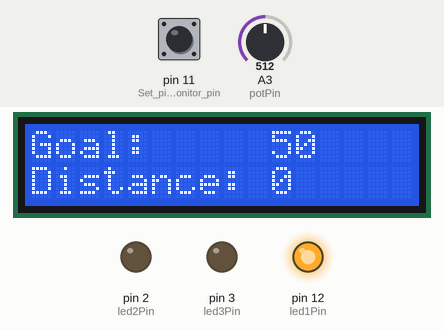
This sketch was run on a simulated Arduino Uno, built with avr-gcc and run on an emulated ATmega328P. Parts: 16×2 character LCD, output pins drawn as LEDs (lit = HIGH). Inputs (shaded band) come from the test bench; at power-on: A3 (potPin) = 512, pin 11 (Set_pin_3_as_monitor_pin) LOW.

Above: at 1.6 s.
1.7 s: A3 (potPin) set to 12
At 3.9 s:
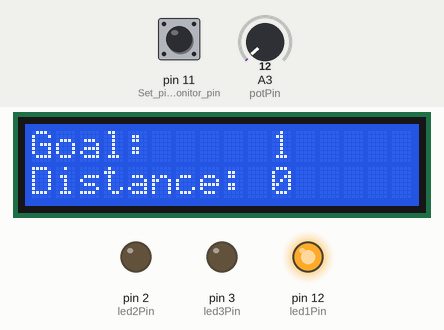
4.5 s: A3 (potPin) set to 9
At 8.2 s:
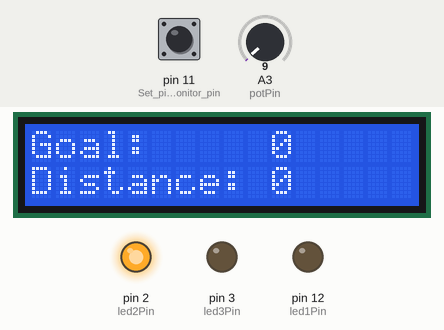
8.5 s: pin 11 (Set_pin_3_as_monitor_pin) pulled HIGH for 0.2 s
At 9.4 s:
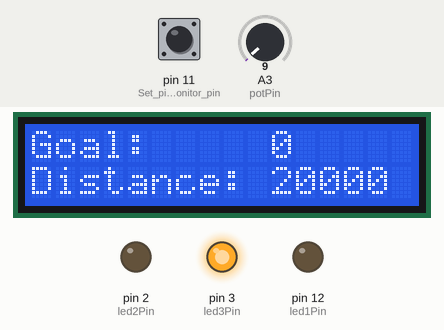
10.2 s: A3 (potPin) set to 110
At 13.9 s:
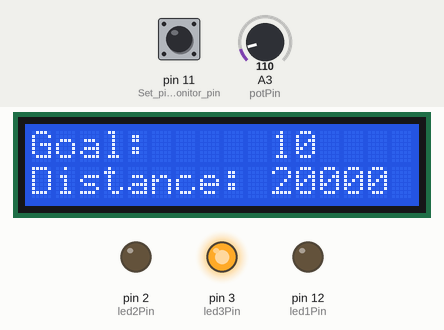
Timing chart, 0 to 15.2 s (numbered marks = the images above; inputs shaded):
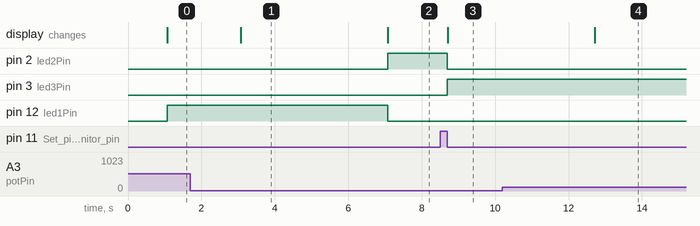

Measured:
- the behaviour switches between 11 and 10 on A3 (potPin) (found by bisection; images 1 and 2)
- after the input at 1.7 s, the display: changes after 1.4 s (image 1)
- after the input at 4.5 s, pin 2 (led2Pin): LOW → HIGH after 2.6 s; pin 12 (led1Pin): HIGH → LOW after 2.6 s; the display: changes after 2.6 s (image 2)
- after the input at 8.5 s, pin 2 (led2Pin): HIGH → LOW after 0.20 s; pin 3 (led3Pin): LOW → HIGH after 0.20 s; the display: changes after 0.20 s (image 3)
- after the input at 10.2 s, the display: changes after 2.5 s (image 4)

The sketch:

UltrasonicWithFeedback.ino
```cpp
// Christian Amundsen
// Sande Hus og Hytter

#include <Math.h>
#include <LiquidCrystal.h>

const int led1Pin = 12;
const int led2Pin = 2;
const int led3Pin = 3;
const int potPin = A3;
const int trigPin = 10;
const int echoPin = 11;

LiquidCrystal lcd(8, 9, 4, 5, 6, 7);
float potVal = 0;
float duration, distance;
int refDistance;
unsigned long pulseWidth;
int dist, refDist;


void setup() {

  Serial.begin(9600);

  pinMode(led1Pin,OUTPUT);
  pinMode(led2Pin,OUTPUT);
  pinMode(led3Pin,OUTPUT);

  pinMode(10, OUTPUT);   // Set pin 2 as trigger pin
  digitalWrite(10, LOW); // Set trigger LOW for continuous read
  pinMode(11, INPUT);    // Set pin 3 as monitor pin

  lcd.begin(16, 2);      // start the library
}


void loop() {

  potVal = analogRead(potPin);
  refDistance = (potVal * 100 / 1023);

  pulseWidth = pulseIn(11, HIGH); // Count how long the pulse is high in microseconds

  if(pulseWidth != 0) {
    distance = pulseWidth / 10;   // 10usec = 1 cm of distance
  }

  if (distance < refDistance) {
    digitalWrite(led1Pin, HIGH);
    digitalWrite(led2Pin, LOW);
    digitalWrite(led3Pin, LOW);
  }
  if (distance == refDistance) {
    digitalWrite(led1Pin, LOW);
    digitalWrite(led2Pin, HIGH);
    digitalWrite(led3Pin, LOW);
  }
  if (distance > refDistance) {
    digitalWrite(led1Pin, LOW);
    digitalWrite(led2Pin, LOW);
    digitalWrite(led3Pin, HIGH);
  }

  dist = round(distance);
  refDist = round(refDistance);

  lcd.setCursor(0,0);
  lcd.print("Goal: ");
  lcd.setCursor(10,0);
  lcd.print(refDist);
  if (refDist != 100) { lcd.setCursor(12,0); lcd.print(" "); }
  if (refDist < 10)   { lcd.setCursor(11,0); lcd.print(" "); }

  lcd.setCursor(0,1);
  lcd.print("Distance: ");
  lcd.setCursor(10,1);
  lcd.print(dist);
  if (dist < 100) { lcd.setCursor(12,1); lcd.print(" "); }
  if (dist < 10)   { lcd.setCursor(11,1); lcd.print(" "); }

  delay(1000);
}
```
